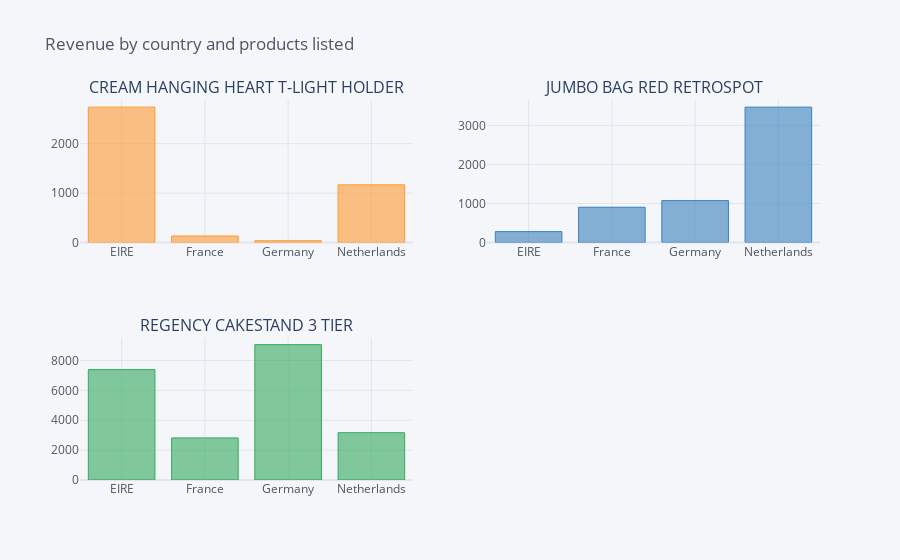

Here is the notebook cell this chart was saved with:
### Code cell
interactive.iplot(kind= 'bar',
                subplots= True,
                subplot_titles = ['CREAM HANGING HEART T-LIGHT HOLDER', 'JUMBO BAG RED RETROSPOT', 'REGENCY CAKESTAND 3 TIER'],
                legend= False,
                title='Revenue by country and products listed')

### Figure 1 — Plotly figure (JSON) as saved in the notebook; plotly's stock layout.template omitted (floating-point values rounded to 4 significant figures)
{"data": [{"marker": {"color": "rgba(255, 153, 51, 0.6)", "line": {"color": "rgba(255, 153, 51, 1.0)", "width": 1}}, "name": "CREAM HANGING HEART T-LIGHT HOLDER", "orientation": "v", "text": "", "type": "bar", "x": ["EIRE", "France", "Germany", "Netherlands"], "xaxis": "x", "y": [2741.0, 131.8, 35.4, 1167], "yaxis": "y"}, {"marker": {"color": "rgba(55, 128, 191, 0.6)", "line": {"color": "rgba(55, 128, 191, 1.0)", "width": 1}}, "name": "JUMBO BAG RED RETROSPOT", "orientation": "v", "text": "", "type": "bar", "x": ["EIRE", "France", "Germany", "Netherlands"], "xaxis": "x2", "y": [278.7, 903.4, 1073.0, 3468], "yaxis": "y2"}, {"marker": {"color": "rgba(50, 171, 96, 0.6)", "line": {"color": "rgba(50, 171, 96, 1.0)", "width": 1}}, "name": "REGENCY CAKESTAND 3 TIER", "orientation": "v", "text": "", "type": "bar", "x": ["EIRE", "France", "Germany", "Netherlands"], "xaxis": "x3", "y": [7389.0, 2817.0, 9062.0, 3166.0], "yaxis": "y3"}], "layout": {"annotations": [{"font": {"size": 16}, "showarrow": false, "text": "CREAM HANGING HEART T-LIGHT HOLDER", "x": 0.225, "xanchor": "center", "xref": "paper", "y": 1, "yanchor": "bottom", "yref": "paper"}, {"font": {"size": 16}, "showarrow": false, "text": "JUMBO BAG RED RETROSPOT", "x": 0.775, "xanchor": "center", "xref": "paper", "y": 1, "yanchor": "bottom", "yref": "paper"}, {"font": {"size": 16}, "showarrow": false, "text": "REGENCY CAKESTAND 3 TIER", "x": 0.225, "xanchor": "center", "xref": "paper", "y": 0.375, "yanchor": "bottom", "yref": "paper"}], "legend": {"bgcolor": "#F5F6F9", "font": {"color": "#4D5663"}}, "paper_bgcolor": "#F5F6F9", "plot_bgcolor": "#F5F6F9", "showlegend": false, "title": {"font": {"color": "#4D5663"}, "text": "Revenue by country and products listed"}, "xaxis": {"anchor": "y", "domain": [0, 0.45], "gridcolor": "#E1E5ED", "showgrid": true, "tickfont": {"color": "#4D5663"}, "title": {"font": {"color": "#4D5663"}, "text": ""}, "zerolinecolor": "#E1E5ED"}, "xaxis2": {"anchor": "y2", "domain": [0.55, 1], "gridcolor": "#E1E5ED", "showgrid": true, "tickfont": {"color": "#4D5663"}, "title": {"font": {"color": "#4D5663"}, "text": ""}, "zerolinecolor": "#E1E5ED"}, "xaxis3": {"anchor": "y3", "domain": [0, 0.45], "gridcolor": "#E1E5ED", "showgrid": true, "tickfont": {"color": "#4D5663"}, "title": {"font": {"color": "#4D5663"}, "text": ""}, "zerolinecolor": "#E1E5ED"}, "yaxis": {"anchor": "x", "domain": [0.625, 1], "gridcolor": "#E1E5ED", "showgrid": true, "tickfont": {"color": "#4D5663"}, "title": {"font": {"color": "#4D5663"}, "text": ""}, "zerolinecolor": "#E1E5ED"}, "yaxis2": {"anchor": "x2", "domain": [0.625, 1], "gridcolor": "#E1E5ED", "showgrid": true, "tickfont": {"color": "#4D5663"}, "title": {"font": {"color": "#4D5663"}, "text": ""}, "zerolinecolor": "#E1E5ED"}, "yaxis3": {"anchor": "x3", "domain": [0, 0.375], "gridcolor": "#E1E5ED", "showgrid": true, "tickfont": {"color": "#4D5663"}, "title": {"font": {"color": "#4D5663"}, "text": ""}, "zerolinecolor": "#E1E5ED"}}}
